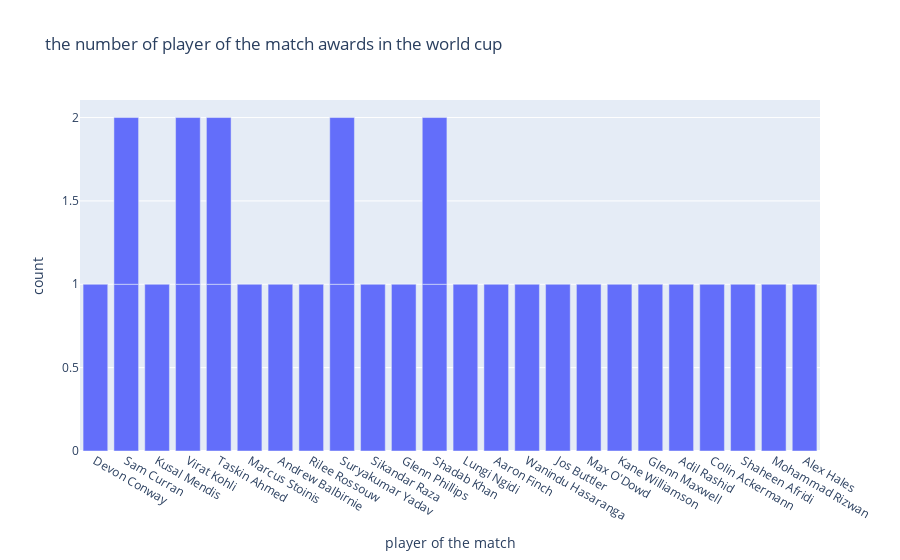

Notebook code for this chart:
### Code cell
fig=px.bar(df,x=df['player of the match'], title='the number of player of the match awards in the world cup')
fig.show()

### Figure 1 — Plotly figure (JSON) as saved in the notebook; plotly's stock layout.template omitted (floating-point values rounded to 4 significant figures)
{"data": [{"alignmentgroup": "True", "hovertemplate": "player of the match=%{x}<br>count=%{y}<extra></extra>", "legendgroup": "", "marker": {"color": "#636efa", "pattern": {"shape": ""}}, "name": "", "offsetgroup": "", "orientation": "v", "showlegend": false, "textposition": "auto", "type": "bar", "x": ["Devon Conway", "Sam Curran", "Kusal Mendis", "Virat Kohli", "Taskin Ahmed", "Marcus Stoinis", "Andrew Balbirnie", "Rilee Rossouw", "Suryakumar Yadav", "Sikandar Raza", "Glenn Phillips", "Taskin Ahmed", "Shadab Khan", "Lungi Ngidi", "Aaron Finch", "Wanindu Hasaranga", "Jos Buttler", "Max O'Dowd", "Virat Kohli", "Shadab Khan", "Kane Williamson", "Glenn Maxwell", "Adil Rashid", "Colin Ackermann", "Shaheen Afridi", "Suryakumar Yadav", "Mohammad Rizwan", "Alex Hales", "Sam Curran"], "xaxis": "x", "y": [1, 1, 1, 1, 1, 1, 1, 1, 1, 1, 1, 1, 1, 1, 1, 1, 1, 1, 1, 1, 1, 1, 1, 1, 1, 1, 1, 1, 1], "yaxis": "y"}], "layout": {"barmode": "relative", "legend": {"tracegroupgap": 0}, "title": {"text": "the number of player of the match awards in the world cup"}, "xaxis": {"anchor": "y", "domain": [0, 1], "title": {"text": "player of the match"}}, "yaxis": {"anchor": "x", "domain": [0, 1], "title": {"text": "count"}}}}
